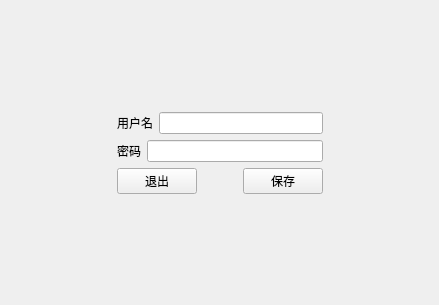
<?xml version="1.0" encoding="UTF-8"?>
<ui version="4.0">
 <class>Form</class>
 <widget class="QWidget" name="Form">
  <property name="geometry">
   <rect>
    <x>0</x>
    <y>0</y>
    <width>439</width>
    <height>305</height>
   </rect>
  </property>
  <property name="windowTitle">
   <string>添加用户</string>
  </property>
  <layout class="QGridLayout" name="gridLayout_3">
   <item row="0" column="0">
    <widget class="QWidget" name="widget" native="true">
     <layout class="QGridLayout" name="gridLayout_2">
      <item row="1" column="0">
       <spacer name="horizontalSpacer_2">
        <property name="orientation">
         <enum>Qt::Horizontal</enum>
        </property>
        <property name="sizeHint" stdset="0">
         <size>
          <width>40</width>
          <height>20</height>
         </size>
        </property>
       </spacer>
      </item>
      <item row="3" column="1">
       <spacer name="verticalSpacer">
        <property name="orientation">
         <enum>Qt::Vertical</enum>
        </property>
        <property name="sizeHint" stdset="0">
         <size>
          <width>20</width>
          <height>40</height>
         </size>
        </property>
       </spacer>
      </item>
      <item row="1" column="1">
       <layout class="QGridLayout" name="gridLayout">
        <item row="0" column="0">
         <layout class="QVBoxLayout" name="verticalLayout">
          <item>
           <layout class="QHBoxLayout" name="horizontalLayout_2">
            <item>
             <widget class="QLabel" name="label">
              <property name="text">
               <string>用户名</string>
              </property>
             </widget>
            </item>
            <item>
             <widget class="QLineEdit" name="lineEdit"/>
            </item>
           </layout>
          </item>
          <item>
           <layout class="QHBoxLayout" name="horizontalLayout_3">
            <item>
             <widget class="QLabel" name="label_2">
              <property name="text">
               <string>密码</string>
              </property>
             </widget>
            </item>
            <item>
             <widget class="QLineEdit" name="lineEdit_2"/>
            </item>
           </layout>
          </item>
         </layout>
        </item>
       </layout>
      </item>
      <item row="0" column="1">
       <spacer name="verticalSpacer_2">
        <property name="orientation">
         <enum>Qt::Vertical</enum>
        </property>
        <property name="sizeHint" stdset="0">
         <size>
          <width>20</width>
          <height>40</height>
         </size>
        </property>
       </spacer>
      </item>
      <item row="2" column="1">
       <layout class="QHBoxLayout" name="horizontalLayout">
        <item>
         <widget class="QPushButton" name="pushButton">
          <property name="text">
           <string>退出</string>
          </property>
         </widget>
        </item>
        <item>
         <spacer name="horizontalSpacer">
          <property name="orientation">
           <enum>Qt::Horizontal</enum>
          </property>
          <property name="sizeHint" stdset="0">
           <size>
            <width>40</width>
            <height>20</height>
           </size>
          </property>
         </spacer>
        </item>
        <item>
         <widget class="QPushButton" name="pushButton_2">
          <property name="text">
           <string>保存</string>
          </property>
         </widget>
        </item>
       </layout>
      </item>
      <item row="1" column="2">
       <spacer name="horizontalSpacer_3">
        <property name="orientation">
         <enum>Qt::Horizontal</enum>
        </property>
        <property name="sizeHint" stdset="0">
         <size>
          <width>40</width>
          <height>20</height>
         </size>
        </property>
       </spacer>
      </item>
     </layout>
    </widget>
   </item>
  </layout>
 </widget>
 <resources/>
 <connections/>
</ui>
